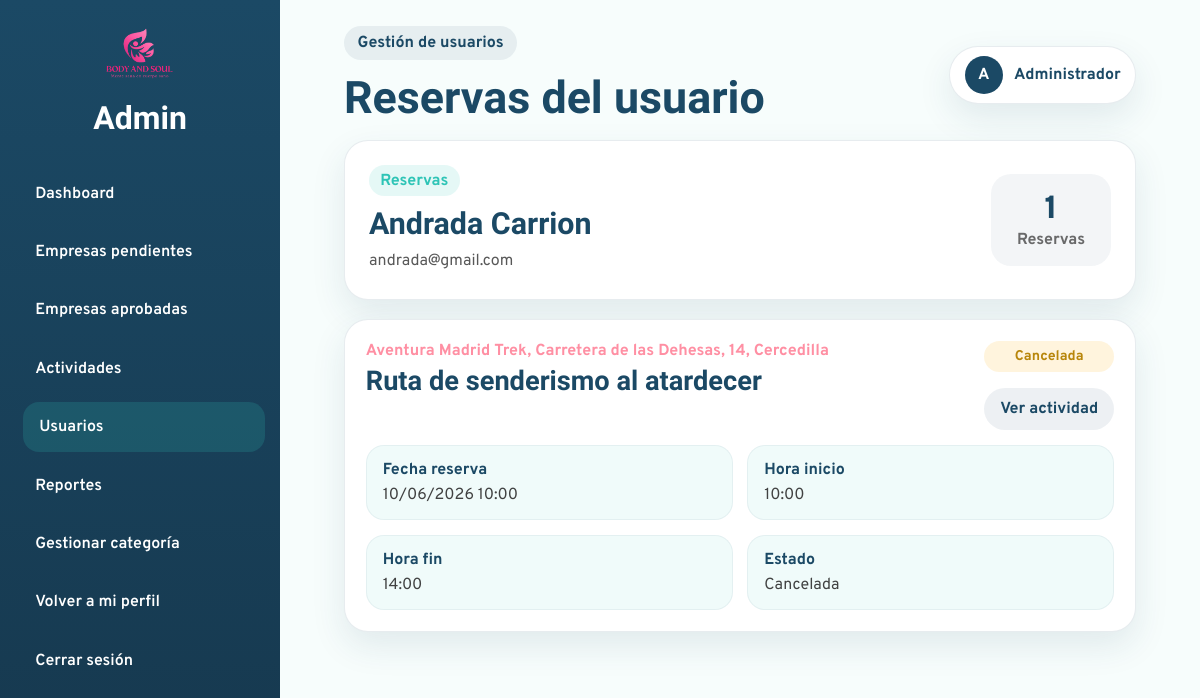
Screenshot of /Admin/reservas-usuario.php?id=16 (signed in) with the database file from the repository.
### tables this page shows
CREATE TABLE `reserva` (
  `id_reserva` int(11) NOT NULL,
  `id_usuario` int(11) NOT NULL,
  `id_servicio` int(11) NOT NULL,
  `fecha_hora` datetime NOT NULL,
  `estado` enum('pendiente','confirmada','cancelada') NOT NULL DEFAULT 'pendiente',
  `id_detalle_actividad` int(11) NOT NULL
);

CREATE TABLE `usuario` (
  `id_usuario` int(11) NOT NULL,
  `nombre` varchar(100) NOT NULL,
  `apellido` varchar(30) NOT NULL,
  `email` varchar(150) NOT NULL,
  `contrasena` varchar(255) NOT NULL,
  `telefono` varchar(20) DEFAULT NULL,
  `id_rol` int(11) NOT NULL,
  `fecha_registro` datetime NOT NULL DEFAULT current_timestamp(),
  `intentos` int(1) NOT NULL,
  `estado` enum('activo','suspendido') NOT NULL DEFAULT 'activo'
);

CREATE TABLE `servicio` (
  `id_servicio` int(11) NOT NULL,
  `id_empresa` int(11) NOT NULL,
  `nombre_servicio` varchar(150) NOT NULL,
  `descripcion` text DEFAULT NULL,
  `lugar` varchar(150) DEFAULT NULL,
  `id_categoria` int(11) NOT NULL,
  `precio` decimal(10,2) NOT NULL DEFAULT 0.00,
  `duracion` varchar(50) DEFAULT NULL,
  `materiales` text DEFAULT NULL,
  `estado` enum('activo','cancelado') NOT NULL DEFAULT 'activo',
  `id_municipio` int(11) DEFAULT NULL,
  `codigo_postal` varchar(10) DEFAULT NULL,
  `latitud` decimal(10,8) DEFAULT NULL,
  `longitud` decimal(11,8) DEFAULT NULL
);

CREATE TABLE `detalle_actividad` (
  `id` int(11) NOT NULL,
  `id_servicio` int(11) NOT NULL,
  `fecha` date NOT NULL,
  `hora_inicio` time NOT NULL,
  `hora_fin` time NOT NULL,
  `plazas_maximas` int(11) NOT NULL
);

### bd/bdadmin.php (called while the page is built, shortened)
<?php
class bdadmin{
public $pdo = "";
public function __construct($host,$port,$db,$user,$pass) {
    $this->pdo = new PDO("mysql:host=".$host.";port=".$port.";dbname=".$db.";charset=utf8", $user, $pass);
    }
public function ObtenerReservasUsuarioAdmin($idUsuario){
    $sentencia = "SELECT
                    r.*,
                    s.nombre_servicio,
                    s.lugar,
                    u.nombre,
                    u.apellido,
                    u.email,
                    d.fecha,
                    d.hora_inicio,
                    d.hora_fin
                  FROM reserva r
                  INNER JOIN usuario u ON r.id_usuario = u.id_usuario
                  INNER JOIN servicio s ON r.id_servicio = s.id_servicio
                  LEFT JOIN detalle_actividad d ON r.id_detalle_actividad = d.id
                  WHERE r.id_usuario = :id_usuario
                  ORDER BY r.fecha_hora DESC";
    $ejecucion = $this->pdo->prepare($sentencia);
    $ejecucion->execute([
        ":id_usuario" => $idUsuario
    ]);
    return $ejecucion->fetchAll(PDO::FETCH_ASSOC);
}
}

### Admin/reservas-usuario.php (the view, shortened to what this page needs)
<?php
require_once("head-admin.php");
$idUsuario = (int) $_GET["id"];
$reservas = $bdadmin->ObtenerReservasUsuarioAdmin($idUsuario);
if(count($reservas) > 0){
    $usuario = $reservas[0];
}else{
    $usuario = null;
}
?>
<main class="admin-content">
  <section class="approved-header-card">
    <div>
      <span class="admin-section-tag">Reservas</span>
      <h3>
        <?php if($usuario): ?>
          <?= htmlspecialchars($usuario["nombre"] . " " . $usuario["apellido"]) ?>
        <?php else: ?>
          Usuario sin reservas
        <?php endif; ?>
      </h3>
      <p>
        <?php if($usuario): ?>
          <?= htmlspecialchars($usuario["email"]) ?>
        <?php else: ?>
          Este usuario todavía no ha realizado reservas.
        <?php endif; ?>
      </p>
    </div>
    <div class="approved-summary">
      <span class="approved-summary-number"><?= count($reservas) ?></span>
      <span class="approved-summary-label">Reservas</span>
    </div>
  </section>
  <section class="approved-list">
    <?php if(count($reservas) > 0): ?>
      <?php foreach($reservas as $reserva): ?>
        <?php
          $estado = $reserva["estado"] ?? "confirmada";
          if($estado == "confirmada"){
              $claseEstado = "approved";
              $textoEstado = "Confirmada";
          }else{
              $claseEstado = "blocked";
              $textoEstado = ucfirst($estado);
          }
        ?>
        <article class="approved-company-card">
          <div class="approved-company-main">
            <div class="approved-company-header reservas-header-admin">
              <div class="approved-company-title-block">
                <p class="approved-company-category">
                  <?= htmlspecialchars($reserva["lugar"]) ?>
                </p>
                <h3><?= htmlspecialchars($reserva["nombre_servicio"]) ?></h3>
              </div>
              <div class="reserva-card-right">
                <span class="admin-status-chip <?= $claseEstado ?>">
                  <?= $textoEstado ?>
                </span>
                <a href="../publico/actividad.php?idact=<?= $reserva["id_servicio"] ?>" class="btn-detail">
                  Ver actividad
                </a>
              </div>
            </div>
            <div class="approved-company-grid">
              <div class="approved-info-item">
                <span class="info-label">Fecha reserva</span>
                <span class="info-value">
                  <?= date("d/m/Y H:i", strtotime($reserva["fecha_hora"])) ?>
                </span>
              </div>
              <div class="approved-info-item">
                <span class="info-label">Hora inicio</span>
                <span class="info-value">
                  <?= substr($reserva["hora_inicio"], 0, 5) ?>
                </span>
              </div>
              <div class="approved-info-item">
                <span class="info-label">Hora fin</span>
                <span class="info-value">
                  <?= substr($reserva["hora_fin"], 0, 5) ?>
                </span>
              </div>
              <div class="approved-info-item">
                <span class="info-label">Estado</span>
                <span class="info-value">
                  <?= ucfirst($estado) ?>
                </span>
              </div>
            </div>
          </div>
        </article>
      <?php endforeach; ?>
    <?php endif; ?>
  </section>
</main>
</div>
</div>
</body>
</html>

### css/admin-styles/admin-dashboard.css (style rules this page uses)
:root { --admin-primary: #1B4965; --admin-primary-dark: #16384E; --admin-secondary: #2EC4B6; --admin-accent: #FF8FA3; --admin-bg: #F7FDFC; --admin-surface: #ffffff; --admin-text: #2E2E2E; --admin-border: rgba(27, 73, 101, 0.10); --admin-shadow: 0 14px 34px rgba(27, 73, 101, 0.10); --admin-radius: 24px; --admin-transition: all 0.3s ease; }
* { box-sizing: border-box; }
body.admin-dashboard-body { margin: 0; font-family: "Overpass", sans-serif; background-color: var(--admin-bg); color: var(--admin-text); }
.admin-content { padding: 0 2rem 2rem; }
.admin-section-tag { display: inline-block; background-color: rgba(46, 196, 182, 0.12); color: var(--admin-secondary); padding: 0.35rem 0.7rem; border-radius: 999px; font-weight: 700; margin-bottom: 0.6rem; }
.admin-status-chip { display: inline-flex; align-items: center; justify-content: center; min-width: 96px; padding: 0.5rem 0.8rem; border-radius: 999px; font-weight: 700; font-size: 0.9rem; }

### css/admin-styles/usuarios.css (style rules this page uses)
:root { --admin-primary: #1B4965; --admin-primary-dark: #16384E; --admin-secondary: #2EC4B6; --admin-accent: #FF8FA3; --admin-warning: #FFC857; --admin-bg: #F7FDFC; --admin-surface: #ffffff; --admin-text: #2E2E2E; --admin-border: rgba(27, 73, 101, 0.10); --admin-shadow: 0 14px 34px rgba(27, 73, 101, 0.10); --admin-radius: 24px; --admin-transition: all 0.3s ease; }
* { box-sizing: border-box; }
body.admin-dashboard-body, body.admin-body { margin: 0; font-family: "Overpass", sans-serif; background-color: var(--admin-bg); color: var(--admin-text); }
a { text-decoration: none; color: inherit; }
.admin-content { padding: 0 2rem 2rem; }
.admin-section-tag, .section-badge { display: inline-block; background-color: rgba(46, 196, 182, 0.12); color: var(--admin-secondary); padding: 0.35rem 0.7rem; border-radius: 999px; font-weight: 700; margin-bottom: 0.6rem; }
.admin-status-chip, .admin-user-status { display: inline-flex; align-items: center; justify-content: center; min-width: 105px; padding: 0.5rem 0.85rem; border-radius: 999px; font-size: 0.88rem; font-weight: 700; }
.admin-status-chip.blocked, .status-blocked { background-color: rgba(255, 200, 87, 0.20); color: #b8860b; }
.btn-detail, .btn-secondary-admin, .btn-warning, .btn-admin { border: none; text-decoration: none; text-align: center; border-radius: 999px; padding: 0.7rem 1rem; font-weight: 700; cursor: pointer; transition: var(--admin-transition); display: inline-flex; align-items: center; justify-content: center; }
.btn-detail { background-color: rgba(27, 73, 101, 0.08); color: var(--admin-primary); }
.reservas-header-admin { align-items: flex-start; }
.reservas-header-admin .admin-status-chip { width: auto; min-width: auto; align-self: flex-start; margin-left: auto; padding: 0.45rem 1rem; }
.reservas-header-admin { display: flex; align-items: flex-start; justify-content: space-between; gap: 1rem; }
.reservas-header-admin .approved-company-title-block { flex: 1; }
.reservas-header-admin .admin-status-chip { width: auto; min-width: fit-content; flex-shrink: 0; margin-left: auto; padding: 0.45rem 1rem; }
.approved-company-card { display: grid; grid-template-columns: 1fr; gap: 1.5rem; align-items: center; }
.reserva-card-right { display: flex; flex-direction: column; gap: 1rem; align-items: stretch; }
.reserva-card-right .admin-status-chip, .reserva-card-right .btn-detail { width: 100%; }

### rows the page displays
reserva: id_usuario.apellido "Andrada Carrion", id_usuario.email "andrada@gmail.com", id_servicio.lugar "Aventura Madrid Trek, Carretera de las Dehesas, 14, Cercedilla", id_servicio.nombre_servicio "Ruta de senderismo al atardecer", estado "Cancelada", fecha_hora "10/06/2026 10:00", id_detalle_actividad.hora_inicio "10:00", id_detalle_actividad.hora_fin "14:00"

### other values shown
$etiquetaPagina "Gestión de usuarios"
$tituloPagina "Reservas del usuario"
count($reservas) "1"
